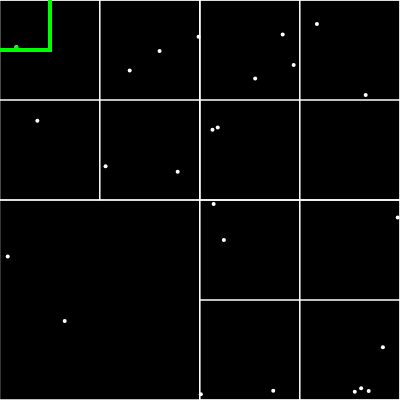
Frame 1 (no input)
Frame 60 (no input): identical to frame 1, image omitted
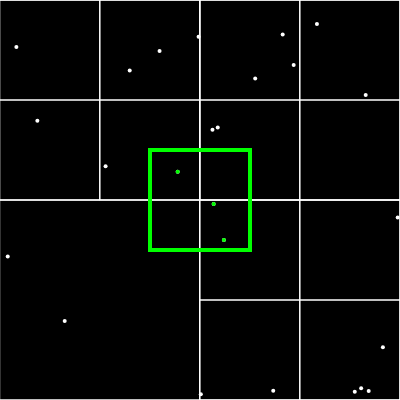
Frame 120 (the mouse pressed at the canvas centre since frame 60)

The p5.js sketch that drew these frames (run headless with seeded random() and noise() and a simulated clock; from frame 60 on, the mouse is pressed at the canvas centre):

// p5.js sketch
// ── sketch.js
/*
let qt;
let count = 0;
function setup () {
    createCanvas (400 ,400) ;
    let boundary = new Rectangle (200 ,200 ,200 ,200) ;
    qt = new QuadTree ( boundary , 4) ;
    console .log (qt);

    for (let i =0; i < 100; i ++) {
        let p = new Point ( Math . random () * 400 , Math . random () * 400) ;
        qt. insert (p);
    }
    background (0) ;
    qt. show () ;
}
*/

/*
let qt;
let count = 0;
function setup () {
    createCanvas (400 ,400) ;
    let boundary = new Rectangle (200 ,200 ,200 ,200) ;
    qt = new QuadTree ( boundary , 4) ;
    console .log (qt);
    for (let i =0; i < 25; i ++) {
        let p = new Point ( Math . random () * 400 , Math . random () * 400) ;
        qt. insert (p);
    }
    background (0) ;
    qt. show () ;
    stroke (0 ,255 ,0) ;
    rectMode ( CENTER );
    let range = new Rectangle ( random (200) ,random (200) ,random (50) ,random (50) )
    rect ( range .x, range .y, range .w*2 , range .h *2) ;
    let points = [];
    qt. query (range , points );
    for (let p of points ){
        strokeWeight (4) ;
        point (p.x, p.y);
    }
    console .log ( count );
}
*/


let qt;
let count = 0;
function setup () {
    createCanvas (400 ,400) ;
    let boundary = new Rectangle (200 ,200 ,200 ,200) ;
    qt = new QuadTree ( boundary , 4) ;
    console .log (qt);
    for (let i =0; i < 25; i ++) {
        let p = new Point ( Math . random () * 400 , Math . random () * 400) ;
        qt. insert (p);
    }
    background (0) ;
    qt. show () ;
}
function draw () {
    background (0) ;
    qt. show () ;
    stroke (0 ,255 ,0) ;
    rectMode ( CENTER );
    let range = new Rectangle ( mouseX ,mouseY ,50 ,50)
    rect ( range .x, range .y, range .w*2 , range .h *2) ;
    let points = [];
    qt. query (range , points );
    for (let p of points ){
        strokeWeight (4) ;
        point (p.x, p.y);
    }
    console.log(points);
}
/*
let qt;
let count = 0;

function setup(){
	createCanvas(400,400);
	let boundary = new Rectangle(200,200,200,200); 
	qt = new QuadTree(boundary,4); 	
	for (let i=0; i < 100; i++){
		let p = new Point(Math.random() * 400, Math.random() * 400);
		qt.insert(p);
	}
	console.log(qt);
}

function draw(){
	background(0);
	qt.show();

	stroke(0,255,0);
	rectMode(CENTER);
	let range = new Rectangle(mouseX,mouseY,50,50)
	rect(range.x,range.y,range.w*2,range.h*2);
	let points=[];
	qt.query(range,points);
	for (let p of points){
		strokeWeight(4);
		point(p.x,p.y);
	}
	//console.log(points);
}
*/

/*
let qt;
let count = 0;
function setup () {
    createCanvas (400 ,400) ;
    let boundary = new Rectangle (200 ,200 ,200 ,200) ;
    qt = new QuadTree ( boundary , 4) ;
}
function draw () {
    background (0) ;
    if ( mouseIsPressed ) {
        for (let i = 0; i < 1; i ++) {
            let m = new Point ( mouseX + random ( -5 ,5) , mouseY + random ( -5 ,5) );
            qt. insert (m)
        }
    }
    background (0) ;
    qt. show () ;
}

*/
// ── quadtree.js
class Point {
    constructor (x, y,){
    this .x = x;
    this .y = y;
    }
}

class Rectangle {
    constructor (x, y, w, h){
        this.x = x; 
        this.y = y;
        this.w = w; 
        this.h = h; 
    }
    contains(point){
        return (point.x >= this.x  - this.w &&
            point.x <= this.x + this.w &&
            point.y >= this.y - this.h &&
            point.y <= this.y + this.h);  
    }

    intersects(range)
	{
		return!(range.x-range.w>this.x+this.w||
				range.x+range.w<this.x-this.w||
				range.y-range.h>this.y+this.h||
				range.y+range.h<this.y-this.h)		
	}
}

class QuadTree{
        constructor(boundary , n){
            this.boundary = boundary ; 
            this.capacity = n; 
            this.points = []; 
            this. divided = false ;
        }

        subdivide() {
            let x = this.boundary.x;
            let y = this.boundary.y;
            let w = this.boundary.w;
            let h = this.boundary.h;
        
            let ne = new Rectangle(x + w/2, y - h/2, w/2, h/2);
            this.northeast = new QuadTree(ne, this.capacity);
            let nw = new Rectangle(x - w/2, y - h/2, w/2, h/2);
            this.northwest = new QuadTree(nw, this.capacity);
            let se = new Rectangle(x + w/2, y + h/2, w/2, h/2);
            this.southeast = new QuadTree(se, this.capacity);
            let sw = new Rectangle(x - w/2, y + h/2, w/2, h/2);
            this.soutwest = new QuadTree(sw, this.capacity);
        
            this.divided = true;
        }

        insert(point){
            if(!this.boundary.contains(point)){
                return false;
            }

            if(this.points.length < this.capacity){
                this.points.push(point);
                return true;
            } else {
                if (!this.divided){
                    this.subdivide();
                }
                if(this.northeast.insert(point)){
                    return true;
                } else if(this.northwest.insert(point)) {
                    return true;
                } else if(this.southeast.insert(point)){
                    return true;
                } else if(this.soutwest.insert(point)){
                    return true;
                }        
            }
        }
        
        query(range,found)
        {	
            if(!this.boundary.intersects(range))
            {
                return;
            }
            for(let p of this.points)
            {
                if(range.contains(p))
                {
                    console.log(p);
                    console.log(range);
                    found.push(p);
                    count++;
                }
            }
            if(this.divided==true){
                this.northeast.query(range,found);
                this.northwest.query(range,found);
                this.southeast.query(range,found);
                this.soutwest.query(range,found);
            }		
        }

        
        show()
        {
            stroke(255);
            strokeWeight(1);
            noFill();
            rectMode(CENTER);
            rect(this.boundary.x, this.boundary.y, this.boundary.w*2, this.boundary.h*2);
            if(this.divided){
                this.northeast.show() ;
                this.northwest.show() ;
                this.southeast.show() ;        
                this.soutwest.show() ;
            }
            for (let p of this.points){
                strokeWeight(4);
                point(p.x, p.y);
            }
        }
}
